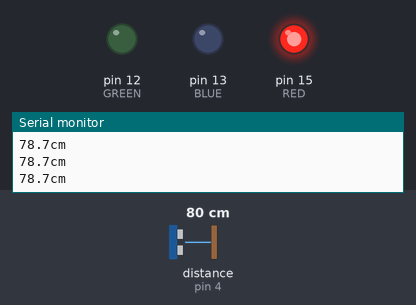
Bench run of a sketch on a simulated Arduino Uno, built with avr-gcc and run on an emulated ATmega328P. Shown: output pins drawn as LEDs (lit = HIGH), the last lines printed to the serial monitor. Wiring (inferred from the names in the program): ultrasonic range finder: trigger pin 5; echo pin 4. The test bench sets the inputs (shaded band); at power-on: distance to the obstacle (sensor on pin 4) 80 cm. The echo pulse lasts 58.3 µs per cm; pins used as bus, display or sensor lines are not drawn.

Above: at 1.3 s.
1.4 s: distance to the obstacle (sensor on pin 4) set to 24 cm
2.9 s: distance to the obstacle (sensor on pin 4) set to 19 cm
At 4.2 s:
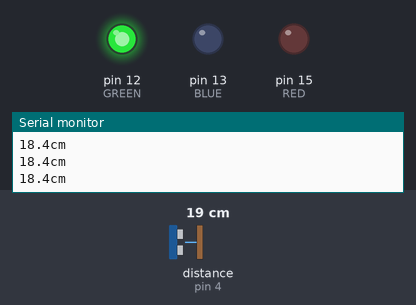
4.5 s: distance to the obstacle (sensor on pin 4) set to 35 cm
At 5.7 s:
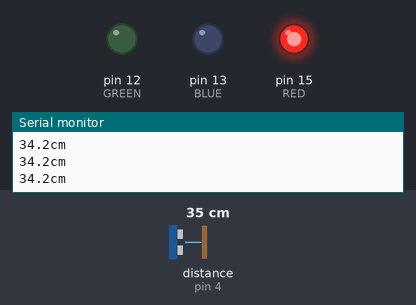
6.0 s: distance to the obstacle (sensor on pin 4) set to 2 cm
At 7.2 s:
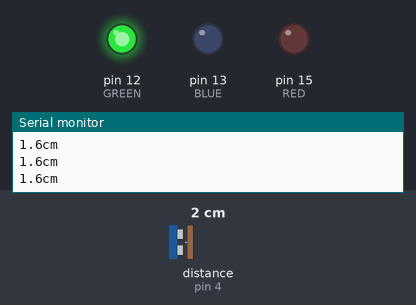
Timing chart, 0 to 8.5 s (numbered marks = the images above; inputs shaded):
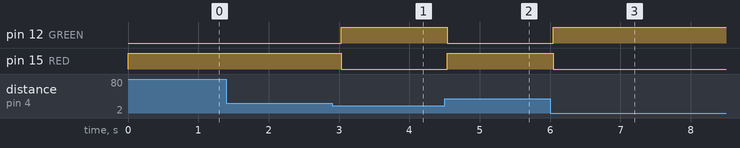

The sketch:

Sonar.ino
```cpp
#include <LiquidCrystal.h>

//LiquidCrystal lcd(12, 11, 5, 4, 3, 2);

const int RED = 15;  //RED
const int GREEN = 12; //GREEN
const int BLUE = 13; //BLUE

int pingPin = 5;
int inPin = 4;
long duration, inches, cm;
int indec, cmdec;
int inchconv = 147;
int cmconv = 59;
String s1, s2;

void setup() {
  pinMode (RED, OUTPUT);
  pinMode (GREEN, OUTPUT);
  pinMode (BLUE, OUTPUT);

  ledsOff();

  Serial.begin(9600);
  //lcd.begin(16, 2);
  pinMode(pingPin, OUTPUT);
  pinMode(inPin, INPUT);
}

void loop()
{
  digitalWrite(pingPin, LOW);
  delayMicroseconds(2);
  digitalWrite(pingPin, HIGH);
  delayMicroseconds(10);
  digitalWrite(pingPin, LOW);

  duration = pulseIn(inPin, HIGH);

  inches = microsecondsToInches(duration);
  indec = (duration - inches * inchconv) * 10 / inchconv;
  cm = microsecondsToCentimeters(duration);
  cmdec = (duration - cm * cmconv) * 10 / cmconv;
  s1 = String(inches) + "." + String(indec) + "in" + "     ";
  s2 = String(cm) + "." + String(cmdec) + "cm" + "     ";
//  lcd.setCursor(0, 0);
//  lcd.print(s1);
//  lcd.setCursor(0,1);
//  lcd.print(s2);
  //Send to the cloud
  //Debug
  Serial.println(s2);

  if (cm > 20)
  {
    ledsOff();
    digitalWrite(RED, HIGH);
  }
  else
  {
    ledsOff();
    digitalWrite(GREEN, HIGH);
  }

  delay(500);
}

long microsecondsToInches(long microseconds)
{
  return microseconds / inchconv;
}

long microsecondsToCentimeters(long microseconds)
{
  return microseconds / cmconv;
}

void ledsOff()
{
  digitalWrite(RED, LOW);
  digitalWrite(GREEN, LOW);
  digitalWrite(BLUE, LOW);
}
```

Measured:
- the behaviour switches between 22 and 21 cm on distance to the obstacle (sensor on pin 4) (found by bisection; images 0 and 1)
- after the input at 2.9 s, pin 12 (GREEN): LOW → HIGH after 0.13 s; pin 15 (RED): HIGH → LOW after 0.13 s
- after the input at 4.5 s, pin 12 (GREEN): HIGH → LOW at once; pin 15 (RED): LOW → HIGH at once
- after the input at 6.0 s, pin 12 (GREEN): LOW → HIGH after 0.05 s; pin 15 (RED): HIGH → LOW after 0.05 s
